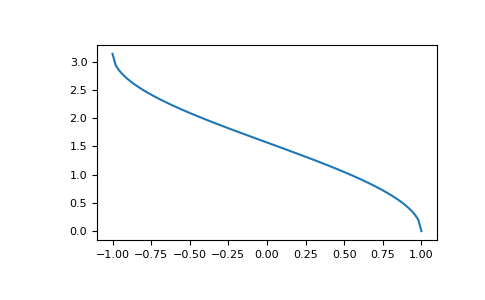

Reproduce this figure in Python.
# We expect the arccos of 1 to be 0, and of -1 to be pi:

np.arccos([1, -1])
# array([ 0.        ,  3.14159265])

# Plot arccos:

import matplotlib.pyplot as plt
x = np.linspace(-1, 1, num=100)
plt.plot(x, np.arccos(x))
plt.axis('tight')
plt.show()
